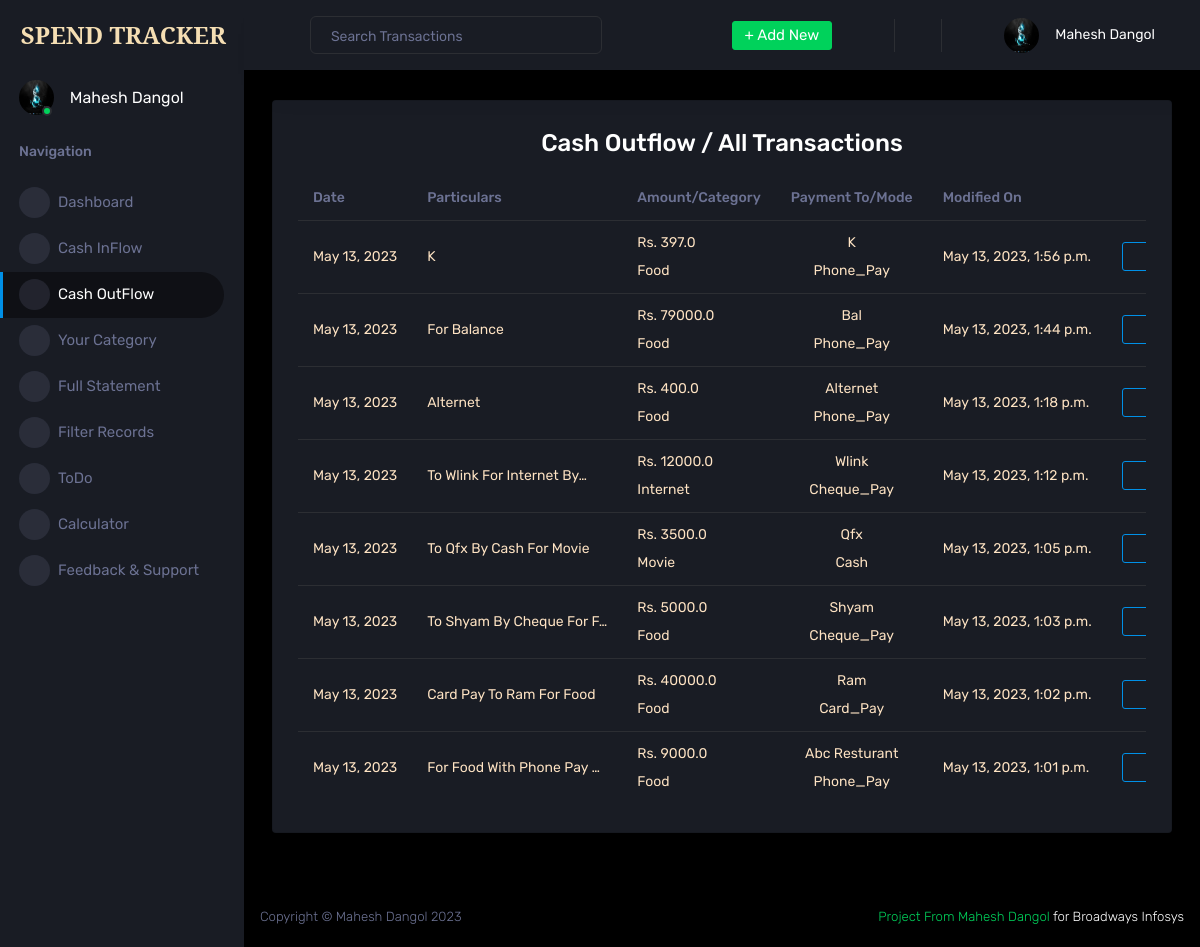
Page /cash-out-detail/ (signed in) on the earlier database version.
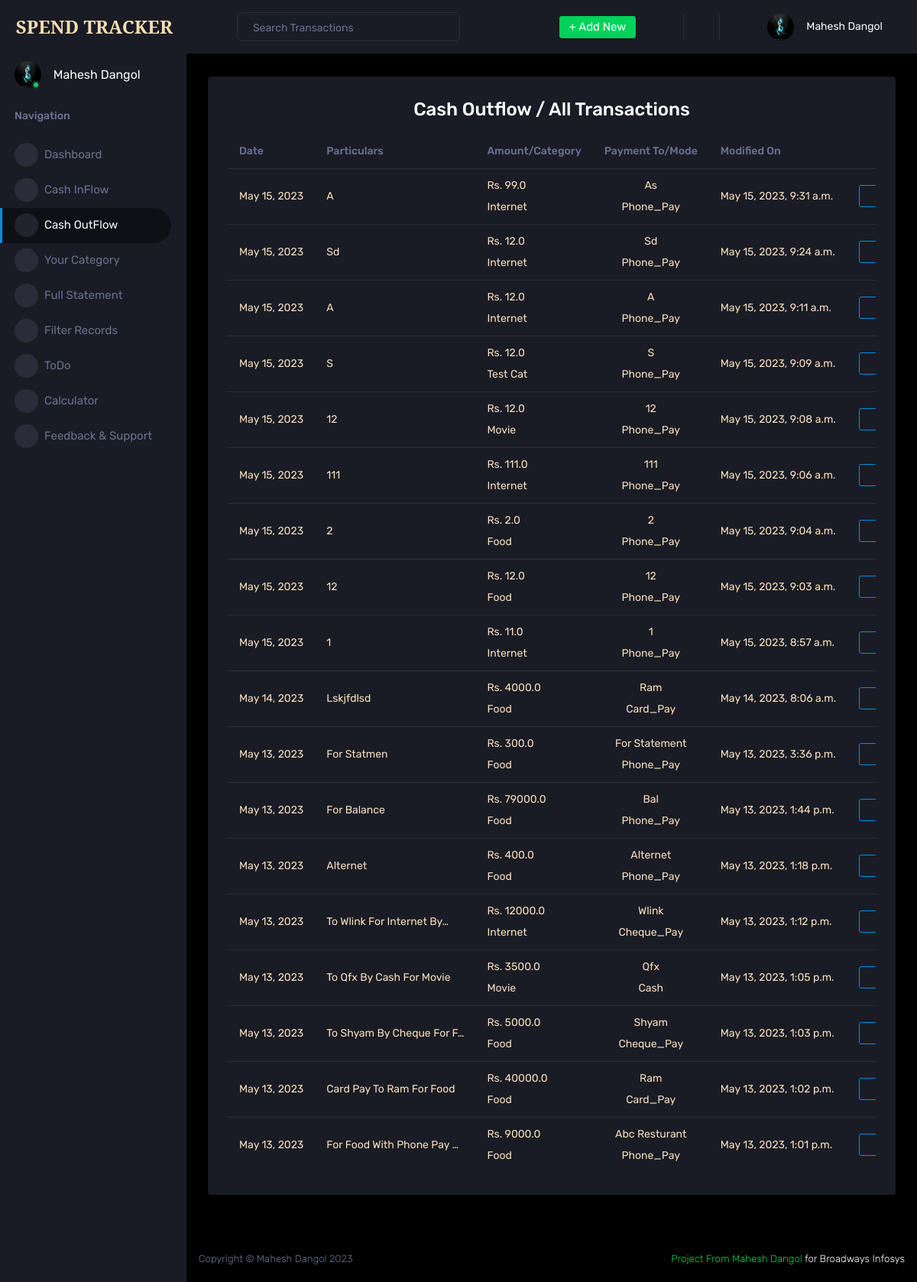
Same page on the later database version.
### core/models.py (models this page shows)
class CashOut(models.Model):
    PAYMENT_MODE = [
        ("phone_pay", "Phone Pay"),
        ("cash", "Cash"),
        ("card_pay", "Card Pay"),
        ("cheque_pay", "Cheque Pay"),
        ("others", "Others"),
    ]
    user = models.ForeignKey(settings.AUTH_USER_MODEL, on_delete=models.CASCADE)
    category = models.ForeignKey(Category, on_delete=models.CASCADE)
    amount = models.FloatField()
    pay_to = models.CharField(max_length=128)
    remarks = models.CharField(max_length=128)
    date = models.DateField()
    mode = models.CharField(max_length=10, choices=PAYMENT_MODE, default='phone_pay')
    modified_at = models.DateTimeField(auto_now=True)

class Category(models.Model):
    name = models.CharField(max_length=20)
    user = models.ForeignKey(settings.AUTH_USER_MODEL, on_delete=models.CASCADE)
    def __str__(self):
        return self.name

### core/views.py (the view)
# urls.py: path("cash-out-detail/", views.CashOutDetail.as_view(), name="cash-out-detail"),
class CashOutDetail(LoginRequiredMixin, View):
    template_name = "reports/cash_out_detail.html"
    def get(self, request, *args, **kwargs):
        user = self.request.user
        outflow_items = CashOut.objects.filter(user=user).order_by(
            "-date", "-modified_at"
        )
        return render(request, self.template_name, {"outflow_items": outflow_items})

### templates/reports/cash_out_detail.html (shortened to what this page needs)
{% extends 'base/base.html' %}
{% load static %}
{% block content %}
<div class="row ">
    <div class="col-12 grid-margin">
        <div class="card">
            <div class="card-body">
                <h3 class="card-title" style="text-align: center;">Cash Outflow / All Transactions </h3>
                <div class="table-responsive">
                    <table class="table" style="color: bisque;">
                        <thead>
                            <tr>
                                <th class="col-1"> Date </th>
                                <th class="col-3"> Particulars </th>
                                <th class="col-2"> Amount/Category </th>
                                <th class="col-2" style="text-align: center;"> Payment To/Mode </th>
                                <th class="col-2"> Modified On </th>
                                <th class="col-2" style="text-align: center;"> Actions </th>
                            </tr>
                        </thead>
                        <tbody>
                            {% for item in outflow_items %}
                            <tr>
                                <td> {{item.date}} </td>
                                <td> {{item.remarks|title|truncatechars:25}} </td>
                                <td> Rs. {{item.amount}} <br><br> {{item.category}} </td>
                                <td style="text-align: center;"> {{item.pay_to|title}} <br><br> {{item.mode|title}}
                                </td>
                                <td> {{item.modified_at}} </td>
                                <td style="text-align: center;">
                                    <a href="{% url 'cash-out-update' item.pk %}" class="btn btn-outline-primary" type="submit">
                                        <span class="btn-icon-prepend">
                                            <i class="mdi mdi-eraser"></i>
                                        </span>
                                    </a>
                                </td>
                            </tr>
                            {% endfor %}
                        </tbody>
                    </table>
                    <div class="fixed-action-btn btn-outline-link ">
                        <a href="{% url 'cash-out' %}" class="btn-floating btn-icon-prepend ">
                            <i class="mdi mdi-plus-circle icon-md"></i>
                        </a>
                    </div>
                </div>
            </div>
        </div>
    </div>
</div>
{% endblock content %}

Differences in the rows shown:
removed CashOut: date "May 13, 2023", remarks "K", amount "397.0", category "Food", pay_to "K", mode "Phone_Pay", modified_at "May 13, 2023, 1:56 p.m."
added CashOut: date "May 15, 2023", remarks "A", amount "99.0", category "Internet", pay_to "As", mode "Phone_Pay", modified_at "May 15, 2023, 9:31 a.m."
added CashOut: date "May 15, 2023", remarks "Sd", amount "12.0", category "Internet", pay_to "Sd", mode "Phone_Pay", modified_at "May 15, 2023, 9:24 a.m."
added CashOut: date "May 15, 2023", remarks "A", amount "12.0", category "Internet", pay_to "A", mode "Phone_Pay", modified_at "May 15, 2023, 9:11 a.m."
added CashOut: date "May 15, 2023", remarks "S", amount "12.0", category "Test Cat", pay_to "S", mode "Phone_Pay", modified_at "May 15, 2023, 9:09 a.m."
added CashOut: date "May 15, 2023", remarks "12", amount "12.0", category "Movie", pay_to "12", mode "Phone_Pay", modified_at "May 15, 2023, 9:08 a.m."
added CashOut: date "May 15, 2023", remarks "111", amount "111.0", category "Internet", pay_to "111", mode "Phone_Pay", modified_at "May 15, 2023, 9:06 a.m."
added CashOut: date "May 15, 2023", remarks "2", amount "2.0", category "Food", pay_to "2", mode "Phone_Pay", modified_at "May 15, 2023, 9:04 a.m."
added CashOut: date "May 15, 2023", remarks "12", amount "12.0", category "Food", pay_to "12", mode "Phone_Pay", modified_at "May 15, 2023, 9:03 a.m."
added CashOut: date "May 15, 2023", remarks "1", amount "11.0", category "Internet", pay_to "1", mode "Phone_Pay", modified_at "May 15, 2023, 8:57 a.m."
added CashOut: date "May 14, 2023", remarks "Lskjfdlsd", amount "4000.0", category "Food", pay_to "Ram", mode "Card_Pay", modified_at "May 14, 2023, 8:06 a.m."
added CashOut: date "May 13, 2023", remarks "For Statmen", amount "300.0", category "Food", pay_to "For Statement", mode "Phone_Pay", modified_at "May 13, 2023, 3:36 p.m."
